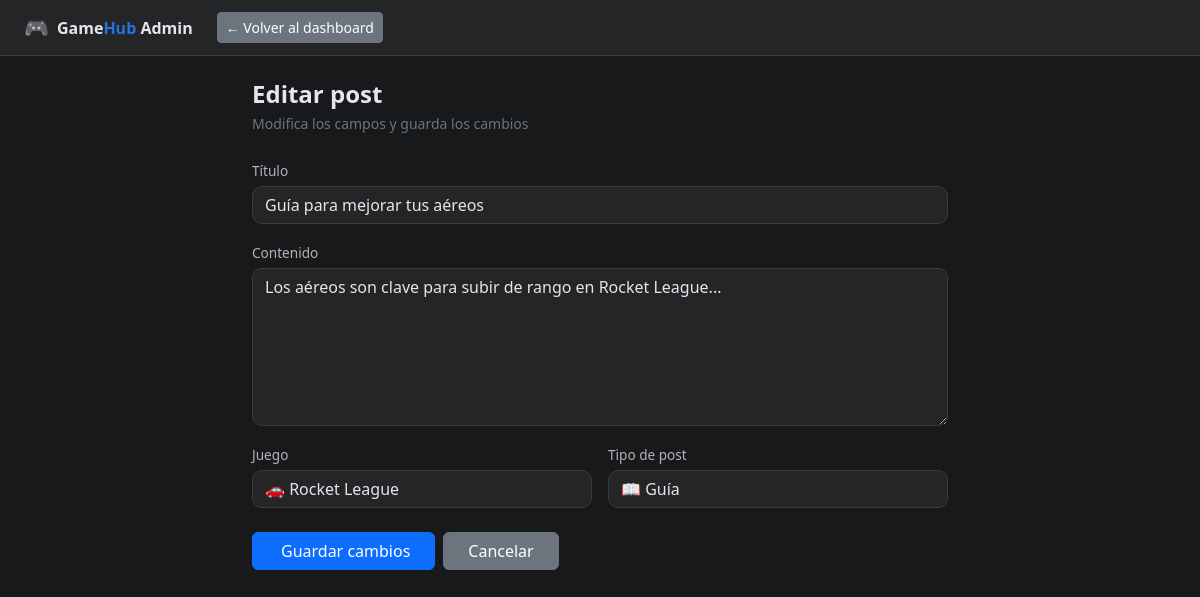
/admin/editar/2 (signed in), run on the app's committed database.
### app/models.py (models this page shows)
class Post(db.Model):
    id         = db.Column(db.Integer, primary_key=True)
    title      = db.Column(db.String(200), nullable=False)
    content    = db.Column(db.Text, nullable=False)
    post_type  = db.Column(db.String(20), default='news')
    created_at = db.Column(db.DateTime, default=datetime.utcnow)
    game_id    = db.Column(db.Integer, db.ForeignKey('game.id'), nullable=False)
    liked_by   = db.relationship('User', secondary=likes_table, backref='liked_posts')
    saved_by   = db.relationship('User', secondary=saves_table, backref='saved_posts')
    comments   = db.relationship('Comment', backref='post', cascade="all, delete-orphan")

class Game(db.Model):
    id           = db.Column(db.Integer, primary_key=True)
    name         = db.Column(db.String(64), nullable=False)
    slug         = db.Column(db.String(64), unique=True, nullable=False)
    description  = db.Column(db.Text, nullable=True)
    icon_emoji   = db.Column(db.String(10), default='🎮')
    banner_color = db.Column(db.String(7), default='#1a1a2e')
    accent_color = db.Column(db.String(7), default='#2374e1')
    banner_image = db.Column(db.String(255), nullable=True)
    music_url    = db.Column(db.String(255), nullable=True)
    genre_id     = db.Column(db.Integer, db.ForeignKey('genre.id'), nullable=False)
    posts        = db.relationship('Post', backref='game', lazy=True)

### app/admin.py (the view, shortened to what this page needs)
@admin.route('/admin/editar/<int:id>', methods=['GET', 'POST'])
@admin_required
def editar_post(id):
    from app import db
    from app.models import Post, Game
    post = Post.query.get_or_404(id)
    games = Game.query.all()
    return render_template('admin/editar_post.html', post=post, games=games)

### app/admin.py (called while the page is built)
def admin_required(f):
    @wraps(f)
    def decorated(*args, **kwargs):
        if not session.get('user_id'):
            flash('Debes iniciar sesión.', 'error')
            return redirect(url_for('auth.login'))
        if session.get('role') != 'superadmin':
            flash('No tienes permisos para acceder.', 'error')
            return redirect(url_for('home.index'))
        return f(*args, **kwargs)
    return decorated

### app/templates/admin/editar_post.html (shortened to what this page needs)
<!DOCTYPE html>
<html lang="es" data-bs-theme="dark">
<head>
    <link href="https://cdn.jsdelivr.net/npm/bootstrap@5.3.0/dist/css/bootstrap.min.css" rel="stylesheet">
</head>
<body>
    <div class="top-navbar d-flex align-items-center px-4">
        <span class="fs-5 me-2">🎮</span>
        <span class="fw-bold me-4">Game<span style="color:#2374e1">Hub</span> Admin</span>
        <a href="/admin" class="btn btn-sm btn-secondary">
            ← Volver al dashboard
        </a>
    </div>
    <div class="container mt-4" style="max-width: 720px;">
        <h4 class="fw-bold mb-1">Editar post</h4>
        <p class="text-secondary small mb-4">Modifica los campos y guarda los cambios</p>
        <form method="POST">
            <div class="mb-3">
                <label>Título</label>
                <input type="text" name="title" class="form-control mt-1"
                       value="{{ post.title }}" required>
            </div>
            <div class="mb-3">
                <label>Contenido</label>
                <textarea name="content" class="form-control mt-1" rows="6" required>{{ post.content }}</textarea>
            </div>
            <div class="row g-3 mb-4">
                <div class="col-md-6">
                    <label>Juego</label>
                    <select name="game_id" class="form-select mt-1" required>
                        {% for game in games %}
                        <option value="{{ game.id }}" {% if game.id == post.game_id %}selected{% endif %}>
                            {{ game.icon_emoji }} {{ game.name }}
                        </option>
                        {% endfor %}
                    </select>
                </div>
                <div class="col-md-6">
                    <label>Tipo de post</label>
                    <select name="post_type" class="form-select mt-1">
                        <option value="guide"  {% if post.post_type == 'guide'  %}selected{% endif %}>📖 Guía</option>
                    </select>
                </div>
            </div>
            <div class="d-flex gap-2">
                <button type="submit" class="btn btn-primary px-4">
                     Guardar cambios
                </button>
                <a href="/admin" class="btn btn-secondary px-4">Cancelar</a>
            </div>
        </form>
    </div>
</body>
</html>

### app/templates/admin/editar_post.html (style rules this page uses)
body { background-color: #18191a; color: #e4e6eb; font-family: 'Segoe UI', sans-serif; }
.top-navbar { background-color: #242526; height: 56px; position: sticky; top: 0; z-index: 100; border-bottom: 1px solid #3a3b3c; }
.form-control, .form-select { background: #242526; border: 1px solid #3a3b3c; color: #e4e6eb; border-radius: 10px; }
.form-select option { background: #242526; }
label { color: #b0b3b8; font-size: 0.85rem; }

### data on the page
Post: title "Guía para mejorar tus aéreos", content "Los aéreos son clave para subir de rango en Rocket League...", game_id "🚗 Rocket League", post_type "📖 Guía"
